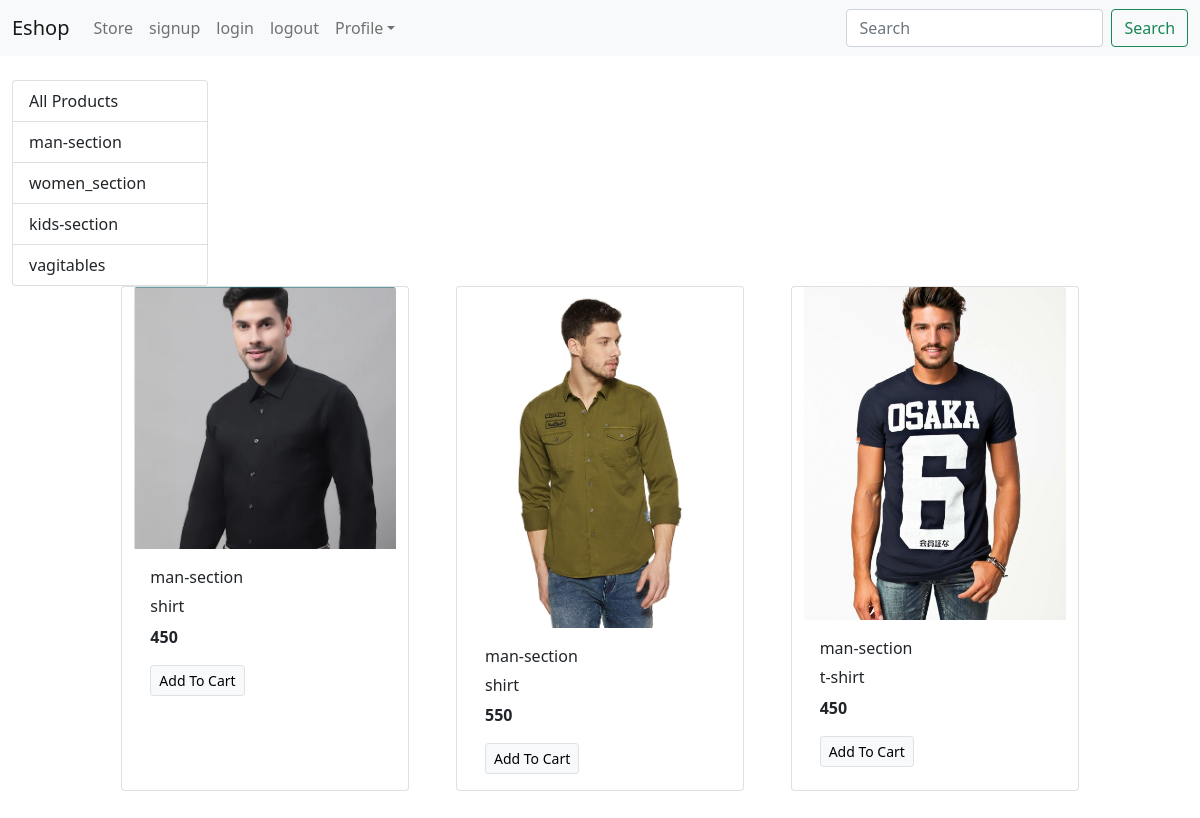
/?category=1, run on the app's committed database.
### store/models/category.py (models this page shows)
class Category(models.Model):
    select=models.CharField(max_length=30,null=True)
    cls=models.CharField(max_length=30,default="high")
    def __str__(self):
        return self.select
    @staticmethod
    def get_all_categories():
     return Category.objects.all()

### store/models/product.py (models this page shows, shortened)
class Product(models.Model):
    productname=models.CharField(max_length=30)
    category=models.ForeignKey(Category,on_delete=models.CASCADE)
    color=models.CharField(max_length=30)
    size=models.CharField(max_length=10)
    price=models.IntegerField(default=0)
    image=models.ImageField(upload_to='uploads/products/',default=False)
    @staticmethod
    def get_all_products_by_categoryid(category_id):
      if category_id:
        return Product.objects.filter(category=category_id)
      else:
        return Product.get_all_products()

### store/views/home.py (the view)
# urls.py: path('',index,name='homepage'),
def index(request):
    alcategories=Category.get_all_categories()
    categoryId=request.GET.get('category')
    if categoryId:
         alproducts=Product.get_all_products_by_categoryid(categoryId)
    else:
        alproducts=Product.get_all_products()
    data={}
    data['products']=alproducts
    data['categories']=alcategories
    print(request.session.get('customer_email'))
    return render(request,'index.html',data)

### store/templates/index.html
{% extends "base.html" %}
{%block content%}
 <div class="container-fluid mt-4">
 <div clss="row">
  <div class="col-lg-2">
   <div class="list-group">
    <a href="/" class="list-group-item
    list-group-item-action ">All Products</a>
    {% for category in categories%}
    <a href="/?category={{category.id}}" class="list-group-item
    list-group-item-action ">{{category.select}}</a>
    {%endfor%}
 </div>
 </div>
     <div id='products' class="col-lg-10 mx-auto">
      <div class="row mx-aito">
        {%for product in products  %}
      <div class="card mx-auto mb-5" style="width:18rem;">
          <img class="card-img-top" src="{{product.image.url}}" alt="card image cap">
          <div class="card-body">
            <p class="card-title">{{product.category}}</p>
            <h6 class="card-title">{{product.productname}}</h6>
            <p class="card-text"><b>{{product.price}}</b></p>
            <a href="#" class="btn btn-light border btn-sm">Add To Cart</a>
          </div>
        </div>
       {% endfor %}
   </div>
     </div>
 </div>
 </div>
{%endblock%}

### data on the page
Category: select "man-section"
Category: select "women_section"
Category: select "kids-section"
Category: select "vagitables"
Product: image (picture), category "man-section", productname "shirt", price "450"
Product: image (picture), category "man-section", productname "shirt", price "550"
Product: image (picture), category "man-section", productname "t-shirt", price "450"
